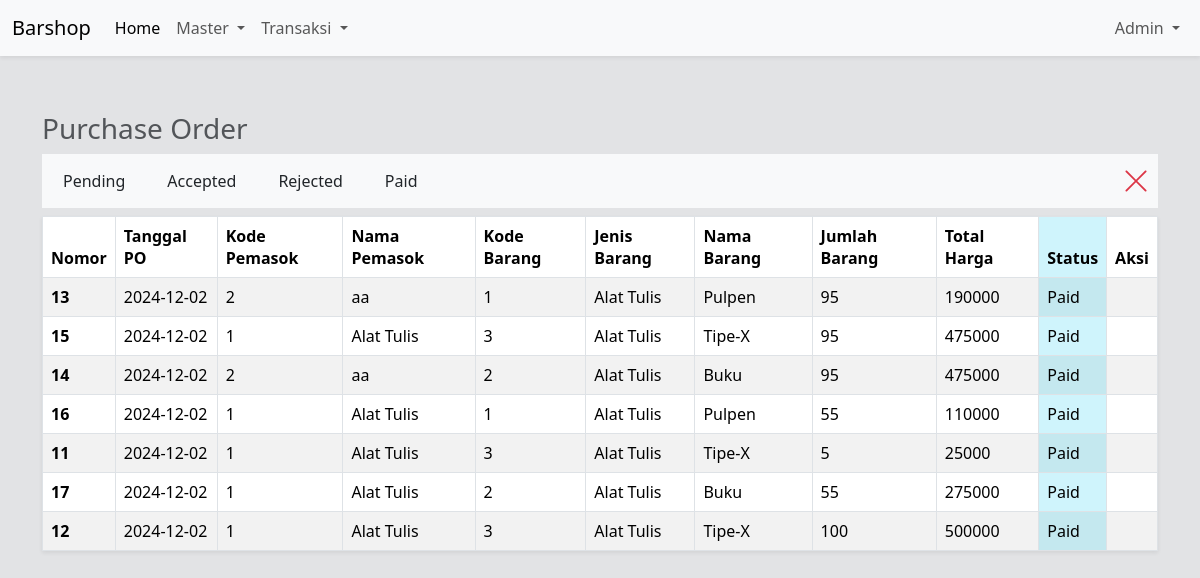
The page /admin/pesanan/index.php (signed in) on the database its author committed.
### tables this page shows
CREATE TABLE IF NOT EXISTS `pesanan` (
  `nomor_po` int(15) NOT NULL AUTO_INCREMENT,
  `tanggal_po` date NOT NULL DEFAULT current_timestamp(),
  `kode_supplier` int(5) NOT NULL,
  `kode_barang` int(5) NOT NULL,
  `jumlah_barang` int(5) DEFAULT NULL,
  `status` enum('Pending','Accepted','Rejected','Paid') NOT NULL DEFAULT 'Pending',
  `deleted_at` date DEFAULT NULL,
  PRIMARY KEY (`nomor_po`),
  KEY `FK_purchase_orders_pemasok` (`kode_supplier`),
  KEY `FK_purchase_orders_barang` (`kode_barang`),
  CONSTRAINT `FK_purchase_orders_barang` FOREIGN KEY (`kode_barang`) REFERENCES `barang` (`kode`) ON DELETE NO ACTION ON UPDATE NO ACTION,
  CONSTRAINT `FK_purchase_orders_pemasok` FOREIGN KEY (`kode_supplier`) REFERENCES `pemasok` (`kode`) ON DELETE NO ACTION ON UPDATE NO ACTION
);

### app/bootstrap.php (called while the page is built, shortened)
<?php
require_once BASE_PATH . '/config/bootstrap_css.php';

### app/models/Database.php (called while the page is built, shortened)
<?php
class Database
{
    public function __construct()
    {
        $this->db = mysqli_connect(self::HOST, self::USERNAME, self::PASSWORD, self::DATABASE);
    }
}

### app/controllers/PesananController.php (called while the page is built, shortened)
<?php
class PesananController extends Database
{
    function getAllPesanan($queryPlus = "")
    {
        $query = "SELECT * FROM pesananView $queryPlus ORDER BY status";
        $result = mysqli_query($this->db, $query);
        return $result;
    }
}

### public/admin/pesanan/index.php (the view, shortened to what this page needs)
<?php
require_once __DIR__ . "/../../../app/bootstrap.php";
$pesanan = new PesananController();
$data = $pesanan->getAllPesanan();
?>
<!DOCTYPE html>
<html lang="en">
<head>
    <link rel="stylesheet" href="https://cdn.jsdelivr.net/npm/bootstrap-icons@1.11.3/font/bootstrap-icons.min.css">
</head>
<body class="bg-secondary-subtle">
    <?php require_once BASE_PATH . '/template/navbar.php' ?>
    <div class="container mt-5">
        <table class="table table-striped table-bordered shadow-sm caption-top">
            <caption>
                <h3>Purchase Order</h3>
                <div width="100%" class="bg-light p-2 d-flex gap-3 align-items-center">
                    <a href="<?= (isset($_GET['status']) && $_GET['status'] == 'Pending') ? "?" : "?status=Pending" ?>" class="btn <?= (isset($_GET['status']) && $_GET['status'] == 'Pending') ? "btn active" : "btn" ?>">Pending</a>
                    <a href="<?= (isset($_GET['status']) && $_GET['status'] == 'Accepted') ? "?" : "?status=Accepted" ?>" class="btn <?= (isset($_GET['status']) && $_GET['status'] == 'Accepted') ? "btn active" : "btn" ?>">Accepted</a>
                    <a href="<?= (isset($_GET['status']) && $_GET['status'] == 'Rejected') ? "?" : "?status=Rejected" ?>" class="btn <?= (isset($_GET['status']) && $_GET['status'] == 'Rejected') ? "btn active" : "btn" ?>">Rejected</a>
                    <a href="<?= (isset($_GET['status']) && $_GET['status'] == 'Paid') ? "?" : "?status=Paid" ?>" class="btn <?= (isset($_GET['status']) && $_GET['status'] == 'Paid') ? "btn active" : "btn" ?>">Paid</a>
                    <a href="?" class="ms-auto"><i class="bi bi-x-lg text-danger fs-3"></i></a>
                </div>
            </caption>
            <thead>
                <tr>
                    <th scope="col">Nomor</th>
                    <th scope="col">Tanggal PO</th>
                    <th scope="col">Kode Pemasok</th>
                    <th scope="col">Nama Pemasok</th>
                    <th scope="col">Kode Barang</th>
                    <th scope="col">Jenis Barang</th>
                    <th scope="col">Nama Barang</th>
                    <th scope="col">Jumlah Barang</th>
                    <th scope="col">Total Harga</th>
                    <th scope="col" class="bg-info-subtle">Status</th>
                    <th scope="col">Aksi</th>
                </tr>
            </thead>
            <tbody>
                <?php while ($psn = mysqli_fetch_assoc($data)): ?>
                    <?php
                    $status = match ($psn['status']) {
                        'Pending' => 'bg-warning-subtle',
                        'Accepted' => 'bg-success-subtle',
                        'Rejected' => 'bg-danger-subtle',
                        'Paid' => 'bg-info-subtle'
                    }
                    ?>
                    <tr>
                        <th scope="row"><?= $psn['nomor_po'] ?></th>
                        <td><?= $psn['tanggal_po'] ?></td>
                        <td><?= $psn['kode_pemasok'] ?></td>
                        <td><?= $psn['nama_pemasok'] ?></td>
                        <td><?= $psn['kode_barang'] ?></td>
                        <td><?= $psn['jenis_barang'] ?></td>
                        <td><?= $psn['nama_barang'] ?></td>
                        <td><?= $psn['jumlah_barang'] ?></td>
                        <td><?= $psn['harga'] ?></td>
                        <td class="<?= $status ?>"><?= $psn['status'] ?></td>
                        <td>
                        </td>
                    </tr>
                <?php endwhile ?>
            </tbody>
        </table>
    </div>
</body>
</html>

### config/bootstrap_css.php (shortened to what this page needs)
<link href="https://cdn.jsdelivr.net/npm/bootstrap@5.3.3/dist/css/bootstrap.min.css" rel="stylesheet">

### template/navbar.php (shortened to what this page needs)
<?php
require_once BASE_PATH . "/app/bootstrap.php";
?>
<nav class="navbar navbar-expand-lg bg-body-tertiary bg-body-tertiary shadow-sm sticky-top">
    <div class="container-fluid">
        <a class="navbar-brand" href="#">Barshop</a>
        <div class="collapse navbar-collapse" id="navbarSupportedContent">
            <?php if (isset($_SESSION['username'])): ?>
                <ul class="navbar-nav me-auto mb-2 mb-lg-0">
                    <li class="nav-item">
                        <a class="nav-link active" aria-current="page" href="<?= BASE_URL ?>">Home</a>
                    </li>
                    <?php if ($_SESSION['level'] == 'Admin'): ?>
                        <li class="nav-item dropdown">
                            <a class="nav-link dropdown-toggle" href="#" role="button" data-bs-toggle="dropdown" aria-expanded="false">
                                Master
                            </a>
                        </li>
                        <li class="nav-item dropdown">
                            <a class="nav-link dropdown-toggle" href="#" role="button" data-bs-toggle="dropdown" aria-expanded="false">
                                Transaksi
                            </a>
                        </li>
                    <?php endif ?>
                </ul>
                <ul class="navbar-nav d-flex mb-2 mb-lg-0">
                    <li class="nav-item dropdown">
                        <a class="nav-link dropdown-toggle" href="#" role="button" data-bs-toggle="dropdown" aria-expanded="false">
                            <?= $_SESSION['username'] ?>
                        </a>
                    </li>
                </ul>
            <?php endif ?>
        </div>
    </div>
</nav>

### rows shown on the page
pesanan: nomor_po "13", tanggal_po "2024-12-02", kode_pemasok "2", nama_pemasok "aa", kode_barang "1", jenis_barang "Alat Tulis", nama_barang "Pulpen", jumlah_barang "95", harga "190000", status "Paid"
pesanan: nomor_po "15", tanggal_po "2024-12-02", kode_pemasok "1", nama_pemasok "Alat Tulis", kode_barang "3", jenis_barang "Alat Tulis", nama_barang "Tipe-X", jumlah_barang "95", harga "475000", status "Paid"
pesanan: nomor_po "14", tanggal_po "2024-12-02", kode_pemasok "2", nama_pemasok "aa", kode_barang "2", jenis_barang "Alat Tulis", nama_barang "Buku", jumlah_barang "95", harga "475000", status "Paid"
pesanan: nomor_po "16", tanggal_po "2024-12-02", kode_pemasok "1", nama_pemasok "Alat Tulis", kode_barang "1", jenis_barang "Alat Tulis", nama_barang "Pulpen", jumlah_barang "55", harga "110000", status "Paid"
pesanan: nomor_po "11", tanggal_po "2024-12-02", kode_pemasok "1", nama_pemasok "Alat Tulis", kode_barang "3", jenis_barang "Alat Tulis", nama_barang "Tipe-X", jumlah_barang "5", harga "25000", status "Paid"
pesanan: nomor_po "17", tanggal_po "2024-12-02", kode_pemasok "1", nama_pemasok "Alat Tulis", kode_barang "2", jenis_barang "Alat Tulis", nama_barang "Buku", jumlah_barang "55", harga "275000", status "Paid"
pesanan: nomor_po "12", tanggal_po "2024-12-02", kode_pemasok "1", nama_pemasok "Alat Tulis", kode_barang "3", jenis_barang "Alat Tulis", nama_barang "Tipe-X", jumlah_barang "100", harga "500000", status "Paid"

### other values the page prints
$_SESSION['username'] "Admin"
